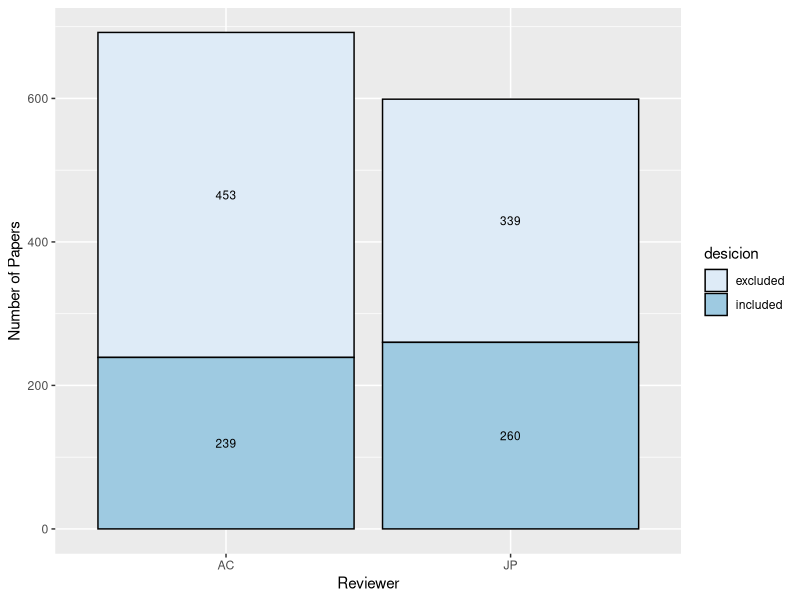

Write the R code that produced this figure.
## ---- chunk 1

library(tidyverse)

## ---- chunk 2
bias <- read_csv("Silvopasture_Database (1).csv")


#view(bias)

bias %>% 
  mutate(desicion = ifelse(Location == "-", "excluded", "included")) %>% 
  group_by(Reviewer) %>% 
  count(desicion) %>% 
  ggplot(aes(x = Reviewer, y = n, fill = desicion, label = n)) +
  geom_bar(stat="identity", color = "black") +
  scale_fill_brewer() +
  labs(y = "Number of Papers") +
  geom_text(size = 3, position = position_stack(vjust = 0.5))

count<-matrix(c(453,239,339,260),nrow=2)
chisq.test(count)


